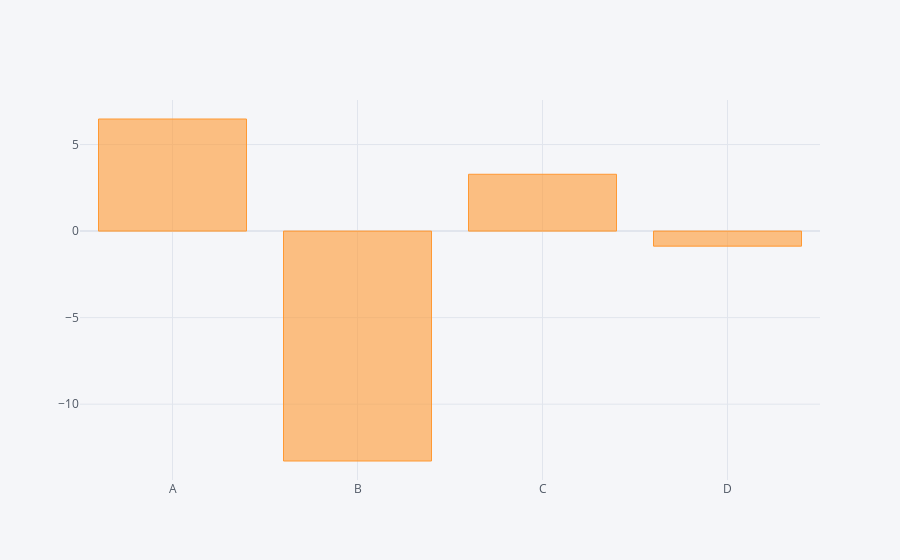

Notebook cell for this chart:
### Code cell
df.sum().iplot(kind='bar')

### Figure 1 — Plotly figure (JSON) as saved in the notebook; plotly's stock layout.template omitted (floating-point values rounded to 4 significant figures)
{"data": [{"marker": {"color": "rgba(255, 153, 51, 0.6)", "line": {"color": "rgba(255, 153, 51, 1.0)", "width": 1}}, "name": "None", "orientation": "v", "text": "", "type": "bar", "x": ["A", "B", "C", "D"], "y": [6.476, -13.28, 3.282, -0.8704]}], "layout": {"legend": {"bgcolor": "#F5F6F9", "font": {"color": "#4D5663"}}, "paper_bgcolor": "#F5F6F9", "plot_bgcolor": "#F5F6F9", "title": {"font": {"color": "#4D5663"}}, "xaxis": {"gridcolor": "#E1E5ED", "showgrid": true, "tickfont": {"color": "#4D5663"}, "title": {"font": {"color": "#4D5663"}, "text": ""}, "zerolinecolor": "#E1E5ED"}, "yaxis": {"gridcolor": "#E1E5ED", "showgrid": true, "tickfont": {"color": "#4D5663"}, "title": {"font": {"color": "#4D5663"}, "text": ""}, "zerolinecolor": "#E1E5ED"}}}
